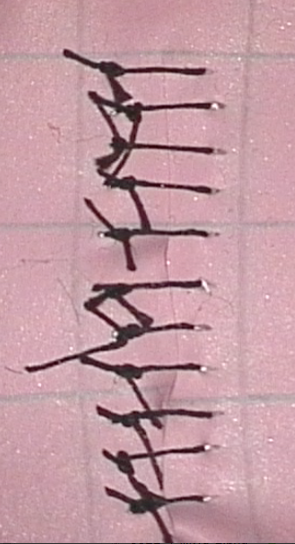
#> input picture test_images/img1.png, 295 x 544 px
$ python -i evaluate.py   (imports and definitions only)
#> lines starting #> are read from the running program, lines starting #| are printed output that depends on the picture; after the words box and inside, x2 and y2 are one past the last pixel; in counts of white or black regions, pixels touching at a corner belong together
### functions.py

def zero_interval(arr):
    interval = []
    start, end = 0,0
    for i in range(1, len(arr)-1):
        if arr[i] == 0 and arr[i-1] !=0:
            start = i
        if arr[i] != 0 and arr[i-1] == 0:
            end = i-1
            interval.append((start, end))
    return interval

### evaluate.py
import cv2 as cv
import numpy as np
from matplotlib import pyplot as plt
import functions as fn

def evaluate(img):
    ret,thresh = cv.threshold(img,0,255,cv.THRESH_BINARY+cv.THRESH_OTSU)
    # cv.imshow('otsu orig', thresh)
    blur = cv.GaussianBlur(thresh,(15,15),0)
    inv_blur = 255 - blur
    # cv.imshow('blur_inv', inv_blur)
    # edges = cv.Canny(thresh,100,200)
    blur_edges = cv.GaussianBlur(thresh,(15,15),0)
    # cv.imshow('canny otsu', edges)
    # cv.imshow('tozero', thresh_tozero[1])
    kernel = np.array([[3,5,3],[0,0,0],[-3,-5,-3]])
    # kernel2 = np.ones((1, 9), np.float32)
    sob_y = cv.filter2D(blur_edges, -1, kernel)
    # cv.imshow('sobel y', sob_y)

    grad_x = cv.Sobel(blur_edges, cv.CV_64F, 1, 0, ksize=5)
    grad_y = cv.Sobel(blur_edges, cv.CV_64F, 0, 1, ksize=5)

    grad_dir = np.arctan2(grad_y, grad_x)*180/np.pi
    grad_dir = (grad_dir + 180) % 180

    angle_thresh = 25
    filtered_edges = np.where((grad_dir > 90 - angle_thresh) & (grad_dir < 90 + angle_thresh), sob_y, 0).astype(np.uint8)
    new_grad_dir = np.where((grad_dir > 90 - angle_thresh) & (grad_dir < 90 + angle_thresh), grad_dir, 0).astype(np.uint8)
    angle_dev = np.std(new_grad_dir)
    suture_angle = np.mean(new_grad_dir)
    # cv.imshow('filtered edges', filtered_edges)
    kernel_morph0 = np.ones((5,5), np.uint8)
    kernel_morph1 = np.ones((3,3), np.uint8)
    kernel_morph2 = np.ones((2,2), np.uint8)
    eroded = cv.erode(filtered_edges, kernel_morph2, iterations=1)
    eroded = cv.erode(eroded, kernel_morph1, iterations=1)
    blur_eroded = cv.GaussianBlur(eroded, (15, 15), 0)
    eroded = cv.erode(blur_eroded, kernel_morph2, iterations=1)
    dilated = cv.dilate(eroded, kernel_morph1, iterations=1)
    # cv.imshow('eroded', eroded)
    # cv.imshow('dilated', dilated)
    horizontal_sum = np.sum(dilated, axis=1)
    new_horizontal_sum = np.where(horizontal_sum < 1200, 0, horizontal_sum)
    reverse_sum = new_horizontal_sum[::-1]
    # Create y-axis values (row indices)

    gaps = fn.zero_interval(reverse_sum)
    if len(gaps) != 0:
        gaps.pop(0)

    # print(gaps)
    interval_lengths = [end - start + 1 for start, end in gaps]
    # print(interval_lengths)
    # Calculate mean and variance
    mean_gap = np.mean(interval_lengths)
    std_dev = np.std(interval_lengths)
    # print("mean = {mean_gap}, std_dev = {std_dev}".format(mean_gap=mean_gap, std_dev=std_dev))
    new_interval = []
    new_gaps = []
    for i in range(len(interval_lengths)):
        if interval_lengths[i] > mean_gap - 1.5*std_dev:
            new_interval.append(interval_lengths[i])
            new_gaps.append(gaps[i])
    # print(new_interval)
    # print(new_gaps)
    complementary_gaps = []
    for i in range(len(new_gaps)-1):
        complementary_gaps.append((new_gaps[i][1], new_gaps[i+1][0]))
    mean_peaks = np.mean([end - start + 1 for start, end in complementary_gaps])

    suture_count = len(new_interval) +1
    suture_distance = mean_gap + mean_peaks
    dist_dev = std_dev
    cv.waitKey(0)

    y_values = np.arange(dilated.shape[0])
    plt.plot(reverse_sum, y_values)
    plt.title('Intensity vs Y Plot')
    plt.xlabel('Intensity')
    plt.ylabel('Y')
    # plt.show()

    return suture_count, suture_distance, suture_angle, dist_dev, angle_dev

# img = cv.imread('test/img2.png', cv.IMREAD_GRAYSCALE)
# count, distance, angle, dist_dev, angle_dev = evaluate(img)
# print("count: ", count)

>>> import cv2
>>> picture = cv2.imread('test_images/img1.png', cv2.IMREAD_GRAYSCALE)
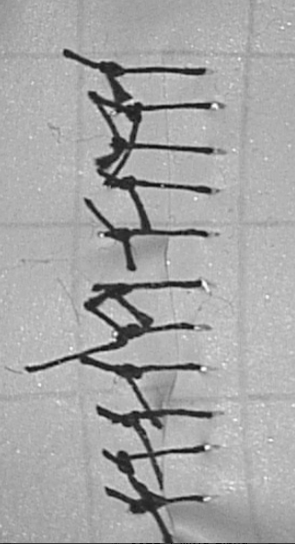
#> picture: shape (544, 295); min 8, max 255, mean 166.1
>>> result = evaluate(picture)
#> in evaluate, `ret,thresh = cv.threshold(img,0,255,cv.THRESH_BINARY+cv.THRESH_OTSU)`:
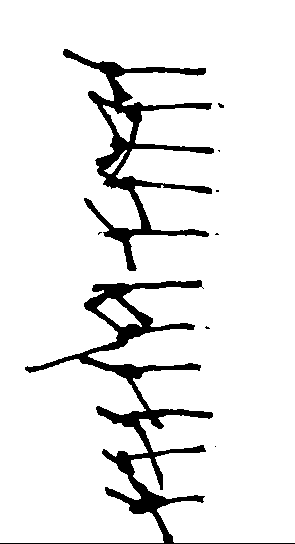
#> thresh: shape (544, 295); 91.6% white; 9 black regions (6 under 20 px), largest, box (x1, y1, x2, y2) and area: (0, 280, 295, 544) 7645, (63, 49, 214, 271) 5857, (218, 103, 224, 108) 20
#> in evaluate, `ret,thresh = cv.threshold(img,0,255,cv.THRESH_BINARY+cv.THRESH_OTSU)`: ret = 116
#> in evaluate, `inv_blur = 255 - blur`:
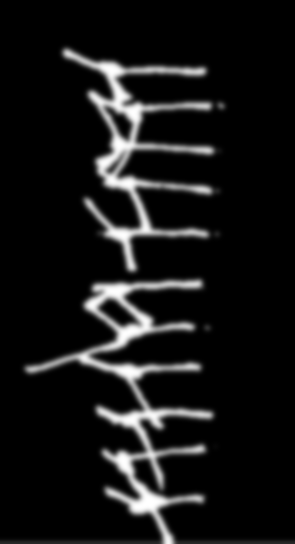
#> inv_blur: shape (544, 295); min 0, max 255, mean 21.3
#> in evaluate, `grad_y = cv.Sobel(blur_edges, cv.CV_64F, 0, 1, ksize=5)`:
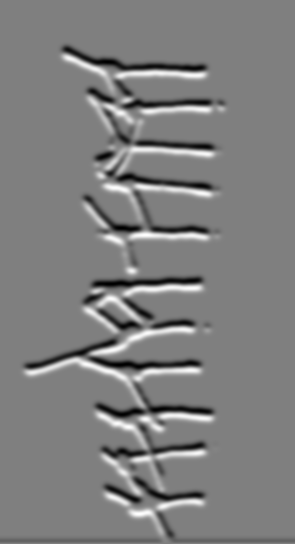
#> grad_y: shape (544, 295) float64; min -4704, max 4692, mean -10.3; drawn with min black and max white
#> in evaluate, `new_grad_dir = np.where((grad_dir > 90 - angle_thresh) & (grad_dir < 9..`:
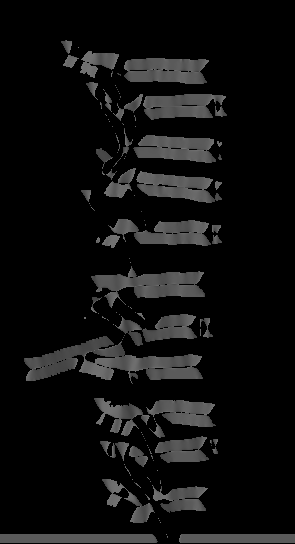
#> new_grad_dir: shape (544, 295); min 0, max 114, mean 14.9
#> in evaluate, `angle_dev = np.std(new_grad_dir)`: angle_dev = 33.78
#> in evaluate, `suture_angle = np.mean(new_grad_dir)`: suture_angle = 14.95
#> in evaluate, `blur_eroded = cv.GaussianBlur(eroded, (15, 15), 0)`:
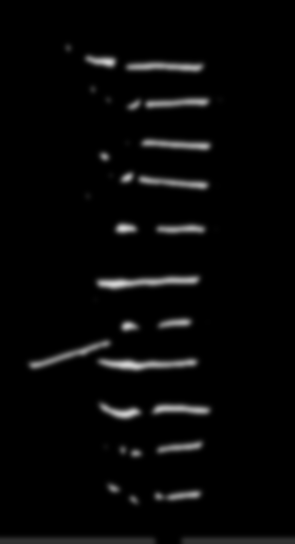
#> blur_eroded: shape (544, 295); min 0, max 210, mean 7.4
#> in evaluate, `horizontal_sum = np.sum(dilated, axis=1)`: horizontal_sum = 544 values, max 18632 at index 364, min 0 at index 0, mean 2505.3
#> in evaluate, `new_horizontal_sum = np.where(horizontal_sum < 1200, 0, horizontal_sum)`: new_horizontal_sum = 544 values, max 18632 at index 364, min 0 at index 0, mean 2414.8
#> in evaluate, `reverse_sum = new_horizontal_sum[::-1]`: reverse_sum = 544 values, max 18632 at index 179, min 0 at index 10, mean 2414.8
#> after the loop in zero_interval, `for i in range(1, len(arr)-1):`: interval = [(10, 40), (57, 86), (103, 123), (142, 170), (203, 211), (226, 252), (270, 307), (322, 352), (371, 385), (389, 390), (406, 432), (448, 469)]
#> in evaluate, `gaps = fn.zero_interval(reverse_sum)`: gaps has the same summary as interval in zero_interval
#> in evaluate, `interval_lengths = [end - start + 1 for start, end in gaps]`: interval_lengths = [30, 21, 29, 9, 27, 38, 31, 15, 2, 27, 22]
#> in evaluate, `mean_gap = np.mean(interval_lengths)`: mean_gap = 22.82
#> in evaluate, `std_dev = np.std(interval_lengths)`: std_dev = 10.05
#> the loop in evaluate, `for i in range(len(interval_lengths)):` made 11 passes
#> after the loop in evaluate, `for i in range(len(interval_lengths)):`: new_gaps = [(57, 86), (103, 123), (142, 170), (203, 211), (226, 252), (270, 307), (322, 352), (371, 385), (406, 432), (448, 469)]; new_interval = [30, 21, 29, 9, 27, 38, 31, 15, 27, 22]
#> the loop in evaluate, `for i in range(len(new_gaps)-1):` made 9 passes
#> after the loop in evaluate, `for i in range(len(new_gaps)-1):`: complementary_gaps = [(86, 103), (123, 142), (170, 203), (211, 226), (252, 270), (307, 322), (352, 371), (385, 406), (432, 448)]
#> in evaluate, `mean_peaks = np.mean([end - start + 1 for start, end in complementary_..`: mean_peaks = 20.22
#> in evaluate, `suture_count = len(new_interval) +1`: suture_count = 11
#> in evaluate, `suture_distance = mean_gap + mean_peaks`: suture_distance = 43.04
#> in evaluate, `dist_dev = std_dev`: dist_dev = 10.05
#> result = (11, 43.04, 14.95, 10.05, 33.78)
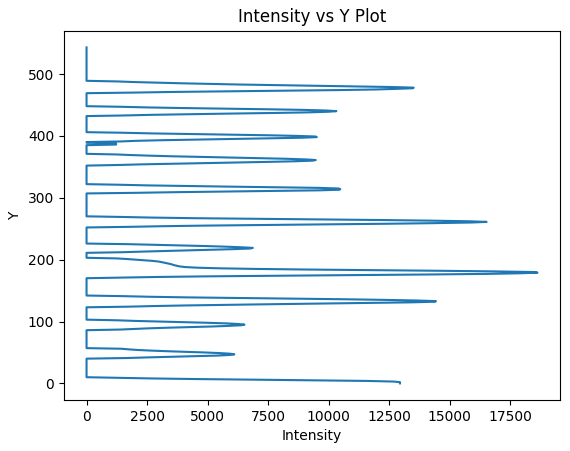
#> figure drawn by matplotlib, 1 panel

$ run again, on test_images/img10.png
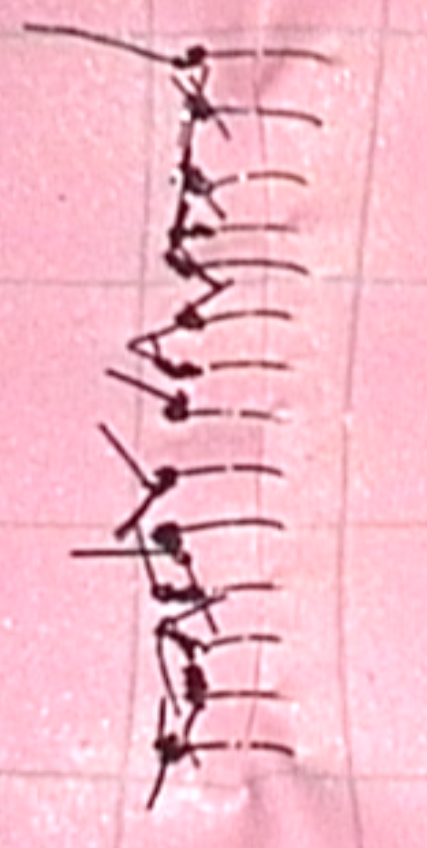
#> input picture test_images/img10.png, 427 x 848 px
#> in evaluate, `ret,thresh = cv.threshold(img,0,255,cv.THRESH_BINARY+cv.THRESH_OTSU)`:
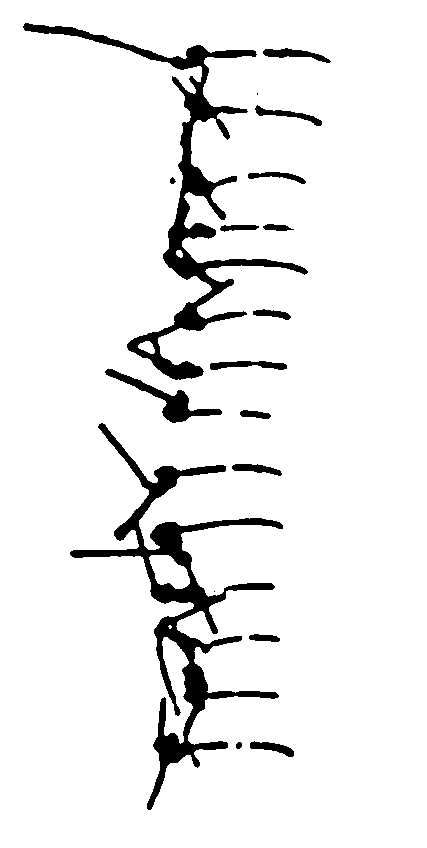
#> thresh: shape (848, 427); 92.9% white; 18 black regions (2 under 20 px), largest, box (x1, y1, x2, y2) and area: (70, 423, 283, 810) 11272, (23, 23, 308, 380) 9826, (105, 369, 222, 423) 1345
#> ret = 153
#> angle_dev = 28.7
#> suture_angle = 9.96
#> horizontal_sum = 848 values, max 19923 at index 50, min 0 at index 0, mean 2258.7
#> new_horizontal_sum = 848 values, max 19923 at index 50, min 0 at index 0, mean 2151.5
#> reverse_sum = 848 values, max 19923 at index 797, min 0 at index 0, mean 2151.5
#> after the loop in zero_interval, `for i in range(1, len(arr)-1):`: interval = [(0, 97), (115, 149), (164, 203), (219, 226), (235, 248), (271, 290), (305, 316), (336, 373), (390, 431), (445, 465), (494, 508), (520, 527), (545, 562), (571, 578), (596, 616), (631, 664), (682, 729), (747, 785)]
#> gaps has the same summary as interval in zero_interval
#> interval_lengths = [35, 40, 8, 14, 20, 12, 38, 42, 21, 15, 8, 18, 8, 21, 34, 48, 39]
#> mean_gap = 24.76
#> std_dev = 13.18
#> the loop in evaluate, `for i in range(len(interval_lengths)):` made 17 passes
#> after the loop in evaluate, `for i in range(len(interval_lengths)):`: new_gaps = [(115, 149), (164, 203), (219, 226), (235, 248), (271, 290), (305, 316), (336, 373), (390, 431), (445, 465), (494, 508), (520, 527), (545, 562), (571, 578), (596, 616), (631, 664), (682, 729), (747, 785)]; new_interval has the same summary as interval_lengths
#> the loop in evaluate, `for i in range(len(new_gaps)-1):` made 16 passes
#> after the loop in evaluate, `for i in range(len(new_gaps)-1):`: complementary_gaps = [(149, 164), (203, 219), (226, 235), (248, 271), (290, 305), (316, 336), (373, 390), (431, 445), (465, 494), (508, 520), (527, 545), (562, 571), (578, 596), (616, 631), (664, 682), (729, 747)]
#> mean_peaks = 17.62
#> suture_count = 18
#> suture_distance = 42.39
#> dist_dev = 13.18
#> result = (18, 42.39, 9.96, 13.18, 28.7)
#> `result = evaluate(picture)`:
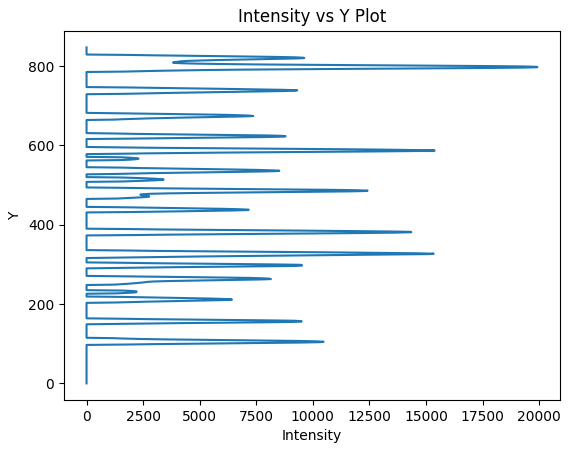
#> figure drawn by matplotlib, 1 panel

$ run again, on test_images/img11.png
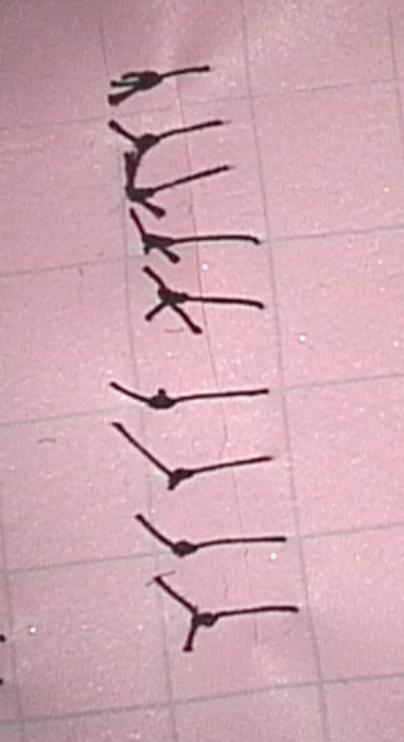
#> input picture test_images/img11.png, 404 x 742 px
#> in evaluate, `ret,thresh = cv.threshold(img,0,255,cv.THRESH_BINARY+cv.THRESH_OTSU)`:
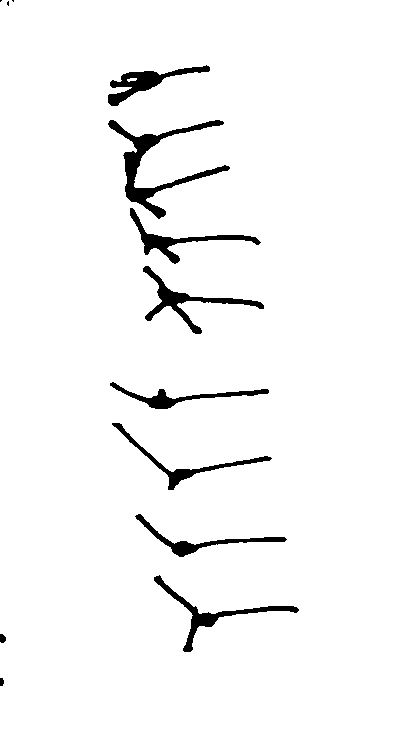
#> thresh: shape (742, 404); 96.6% white; 13 black regions (3 under 20 px), largest, box (x1, y1, x2, y2) and area: (108, 120, 230, 219) 2275, (143, 266, 264, 334) 1302, (154, 575, 299, 652) 1213
#> ret = 124
#> angle_dev = 22.11
#> suture_angle = 6.02
#> horizontal_sum = 742 values, max 15415 at index 235, min 0 at index 0, mean 1505.8
#> new_horizontal_sum = 742 values, max 15415 at index 235, min 0 at index 0, mean 1426
#> reverse_sum = 742 values, max 15415 at index 506, min 0 at index 0, mean 1426
#> after the loop in zero_interval, `for i in range(1, len(arr)-1):`: interval = [(0, 122), (142, 192), (211, 265), (290, 339), (358, 436), (454, 497), (514, 547), (579, 599), (626, 662)]
#> gaps has the same summary as interval in zero_interval
#> interval_lengths = [51, 55, 50, 79, 44, 34, 21, 37]
#> mean_gap = 46.38
#> std_dev = 16.06
#> the loop in evaluate, `for i in range(len(interval_lengths)):` made 8 passes
#> after the loop in evaluate, `for i in range(len(interval_lengths)):`: new_gaps = [(142, 192), (211, 265), (290, 339), (358, 436), (454, 497), (514, 547), (626, 662)]; new_interval = [51, 55, 50, 79, 44, 34, 37]
#> the loop in evaluate, `for i in range(len(new_gaps)-1):` made 6 passes
#> after the loop in evaluate, `for i in range(len(new_gaps)-1):`: complementary_gaps = [(192, 211), (265, 290), (339, 358), (436, 454), (497, 514), (547, 626)]
#> mean_peaks = 30.5
#> suture_count = 8
#> suture_distance = 76.88
#> dist_dev = 16.06
#> result = (8, 76.88, 6.02, 16.06, 22.11)
#> `result = evaluate(picture)`:
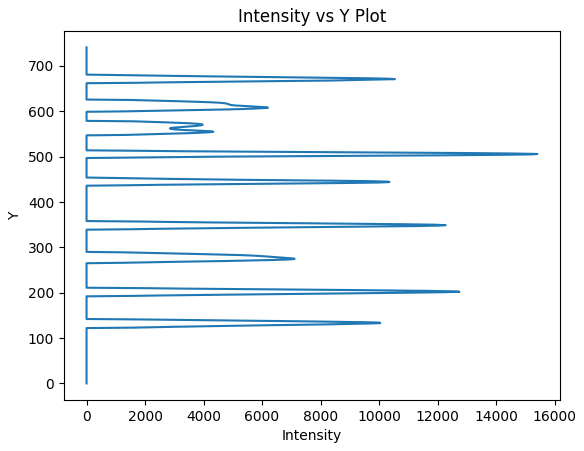
#> figure drawn by matplotlib, 1 panel

$ run again, on test_images/img12.png
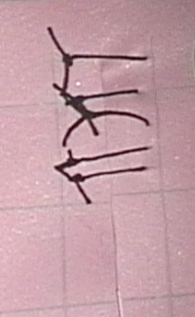
#> input picture test_images/img12.png, 195 x 317 px
#> thresh: shape (317, 195); 96% white; 2 black regions, box (x1, y1, x2, y2) and area: (47, 27, 150, 147) 1652, (54, 147, 149, 204) 820
#> ret = 116
#> angle_dev = 27.35
#> suture_angle = 9.5
#> horizontal_sum = 317 values, max 8846 at index 54, min 0 at index 0, mean 1003.4
#> new_horizontal_sum = 317 values, max 8846 at index 54, min 0 at index 0, mean 958.6
#> reverse_sum = 317 values, max 8846 at index 262, min 0 at index 0, mean 958.6
#> after the loop in zero_interval, `for i in range(1, len(arr)-1):`: interval = [(0, 138), (174, 198), (212, 216), (233, 255)]
#> interval_lengths = [25, 5, 23]
#> mean_gap = 17.67
#> std_dev = 8.99
#> the loop in evaluate, `for i in range(len(interval_lengths)):` made 3 passes
#> after the loop in evaluate, `for i in range(len(interval_lengths)):`: new_gaps = [(174, 198), (212, 216), (233, 255)]; new_interval = [25, 5, 23]
#> the loop in evaluate, `for i in range(len(new_gaps)-1):` made 2 passes
#> after the loop in evaluate, `for i in range(len(new_gaps)-1):`: complementary_gaps = [(198, 212), (216, 233)]
#> mean_peaks = 16.5
#> suture_count = 4
#> suture_distance = 34.17
#> dist_dev = 8.99
#> result = (4, 34.17, 9.5, 8.99, 27.35)
#> `result = evaluate(picture)`:
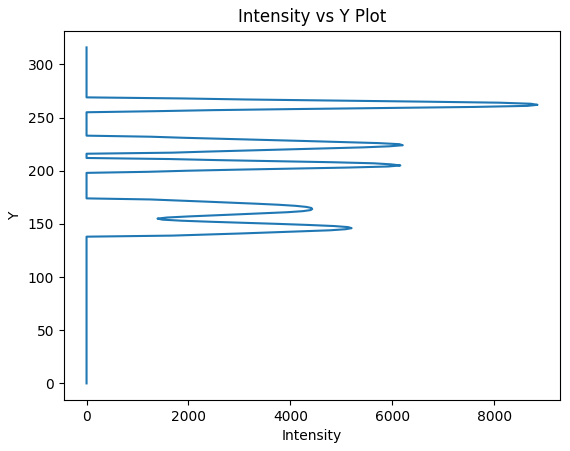
#> figure drawn by matplotlib, 1 panel
